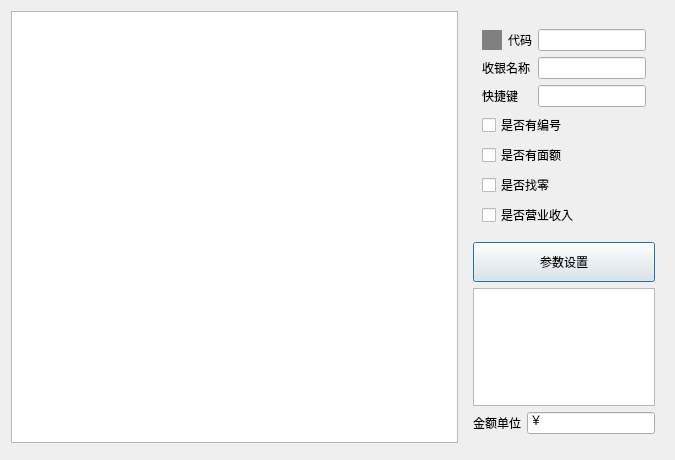
<?xml version="1.0" encoding="UTF-8"?>
<ui version="4.0">
 <class>w_bt_dish_paymode_dialog</class>
 <widget class="QDialog" name="w_bt_dish_paymode_dialog">
  <property name="geometry">
   <rect>
    <x>0</x>
    <y>0</y>
    <width>675</width>
    <height>460</height>
   </rect>
  </property>
  <layout class="QVBoxLayout" name="verticalLayout_2">
   <item>
    <layout class="QHBoxLayout" name="horizontalLayout" stretch="2,0">
     <item>
      <widget class="lds_tableView" name="tableView"/>
     </item>
     <item>
      <widget class="QFrame" name="frame_2">
       <property name="maximumSize">
        <size>
         <width>200</width>
         <height>16777215</height>
        </size>
       </property>
       <property name="outer_stylesheet" stdset="0">
        <string>frame_detail_show</string>
       </property>
       <layout class="QVBoxLayout" name="verticalLayout" stretch="0,0,0,0,1">
        <item>
         <widget class="QFrame" name="frame">
          <layout class="QGridLayout" name="gridLayout">
           <item row="1" column="4">
            <widget class="QLineEdit" name="lineEdit_ch_paymodeno"/>
           </item>
           <item row="2" column="4">
            <widget class="QLineEdit" name="lineEdit_vch_paymodename"/>
           </item>
           <item row="3" column="4">
            <widget class="QLineEdit" name="lineEdit_ch_key"/>
           </item>
           <item row="1" column="0">
            <widget class="lds_colorlabel" name="label_vch_arg4">
             <property name="minimumSize">
              <size>
               <width>20</width>
               <height>20</height>
              </size>
             </property>
             <property name="maximumSize">
              <size>
               <width>20</width>
               <height>20</height>
              </size>
             </property>
             <property name="styleSheet">
              <string notr="true">background:gray;</string>
             </property>
             <property name="text">
              <string/>
             </property>
            </widget>
           </item>
           <item row="2" column="0" colspan="4">
            <widget class="QLabel" name="label_2">
             <property name="text">
              <string>收银名称</string>
             </property>
            </widget>
           </item>
           <item row="5" column="0" colspan="5">
            <widget class="lds_CheckBox" name="checkBox_ch_idflag">
             <property name="layoutDirection">
              <enum>Qt::LeftToRight</enum>
             </property>
             <property name="text">
              <string>是否有编号</string>
             </property>
             <property name="tristate">
              <bool>false</bool>
             </property>
            </widget>
           </item>
           <item row="6" column="0" colspan="5">
            <widget class="lds_CheckBox" name="checkBox_ch_faceflag">
             <property name="layoutDirection">
              <enum>Qt::LeftToRight</enum>
             </property>
             <property name="text">
              <string>是否有面额</string>
             </property>
             <property name="tristate">
              <bool>false</bool>
             </property>
            </widget>
           </item>
           <item row="7" column="0" colspan="5">
            <widget class="lds_CheckBox" name="checkBox_ch_changeflag">
             <property name="layoutDirection">
              <enum>Qt::LeftToRight</enum>
             </property>
             <property name="text">
              <string>是否找零</string>
             </property>
             <property name="tristate">
              <bool>false</bool>
             </property>
            </widget>
           </item>
           <item row="8" column="0" colspan="5">
            <widget class="lds_CheckBox" name="checkBox_ch_incomeflag">
             <property name="layoutDirection">
              <enum>Qt::LeftToRight</enum>
             </property>
             <property name="text">
              <string>是否营业收入</string>
             </property>
             <property name="tristate">
              <bool>false</bool>
             </property>
            </widget>
           </item>
           <item row="1" column="1" colspan="3">
            <widget class="QLabel" name="label">
             <property name="text">
              <string>代码</string>
             </property>
            </widget>
           </item>
           <item row="3" column="0" colspan="4">
            <widget class="QLabel" name="label_7">
             <property name="text">
              <string>快捷键</string>
             </property>
            </widget>
           </item>
          </layout>
         </widget>
        </item>
        <item>
         <widget class="lds_toolbar_button" name="pushButton_arg">
          <property name="minimumSize">
           <size>
            <width>0</width>
            <height>40</height>
           </size>
          </property>
          <property name="text">
           <string>参数设置</string>
          </property>
          <property name="outer_stylesheet" stdset="0">
           <string>pushbutton</string>
          </property>
         </widget>
        </item>
        <item>
         <widget class="QTableView" name="tableView_2"/>
        </item>
        <item>
         <layout class="QHBoxLayout" name="horizontalLayout_2">
          <item>
           <widget class="QLabel" name="label_3">
            <property name="text">
             <string>金额单位</string>
            </property>
           </widget>
          </item>
          <item>
           <widget class="QLineEdit" name="lineEdit_unitprefix">
            <property name="text">
             <string>￥</string>
            </property>
           </widget>
          </item>
         </layout>
        </item>
        <item>
         <spacer name="verticalSpacer">
          <property name="orientation">
           <enum>Qt::Vertical</enum>
          </property>
          <property name="sizeHint" stdset="0">
           <size>
            <width>20</width>
            <height>40</height>
           </size>
          </property>
         </spacer>
        </item>
       </layout>
      </widget>
     </item>
    </layout>
   </item>
   <item>
    <widget class="lds_toolbar" name="widget"/>
   </item>
  </layout>
 </widget>
 <customwidgets>
  <customwidget>
   <class>lds_toolbar_button</class>
   <extends>QPushButton</extends>
   <header>lds_toolbar_button.h</header>
  </customwidget>
  <customwidget>
   <class>lds_tableView</class>
   <extends>QTableView</extends>
   <header>lds_tableview.h</header>
  </customwidget>
  <customwidget>
   <class>lds_toolbar</class>
   <extends>QFrame</extends>
   <header>lds_toolbar.h</header>
   <container>1</container>
  </customwidget>
  <customwidget>
   <class>lds_CheckBox</class>
   <extends>QCheckBox</extends>
   <header>lds_checkbox.h</header>
  </customwidget>
  <customwidget>
   <class>lds_colorlabel</class>
   <extends>QLabel</extends>
   <header>lds_colorlabel.h</header>
  </customwidget>
 </customwidgets>
 <tabstops>
  <tabstop>tableView_2</tabstop>
  <tabstop>lineEdit_ch_paymodeno</tabstop>
  <tabstop>lineEdit_vch_paymodename</tabstop>
  <tabstop>lineEdit_ch_key</tabstop>
  <tabstop>checkBox_ch_idflag</tabstop>
  <tabstop>checkBox_ch_faceflag</tabstop>
  <tabstop>checkBox_ch_changeflag</tabstop>
  <tabstop>checkBox_ch_incomeflag</tabstop>
  <tabstop>pushButton_arg</tabstop>
  <tabstop>tableView</tabstop>
  <tabstop>lineEdit_unitprefix</tabstop>
 </tabstops>
 <resources/>
 <connections/>
</ui>
